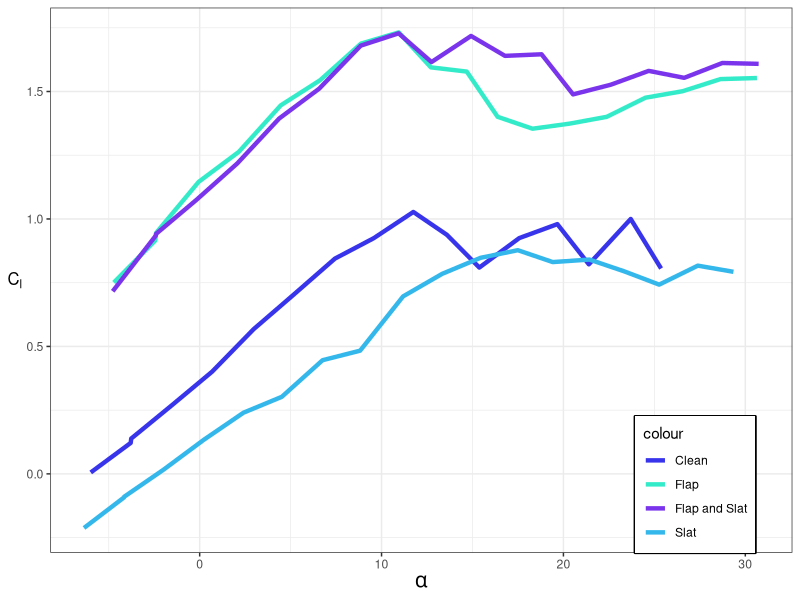
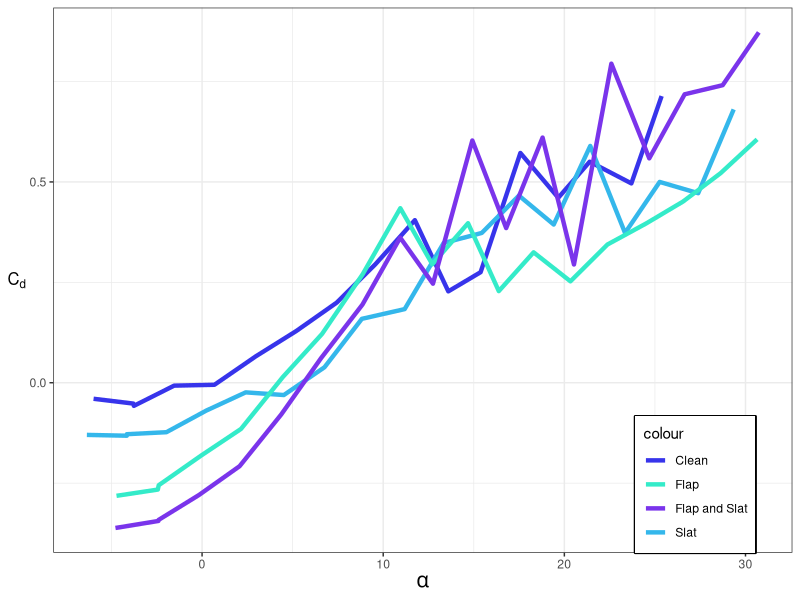
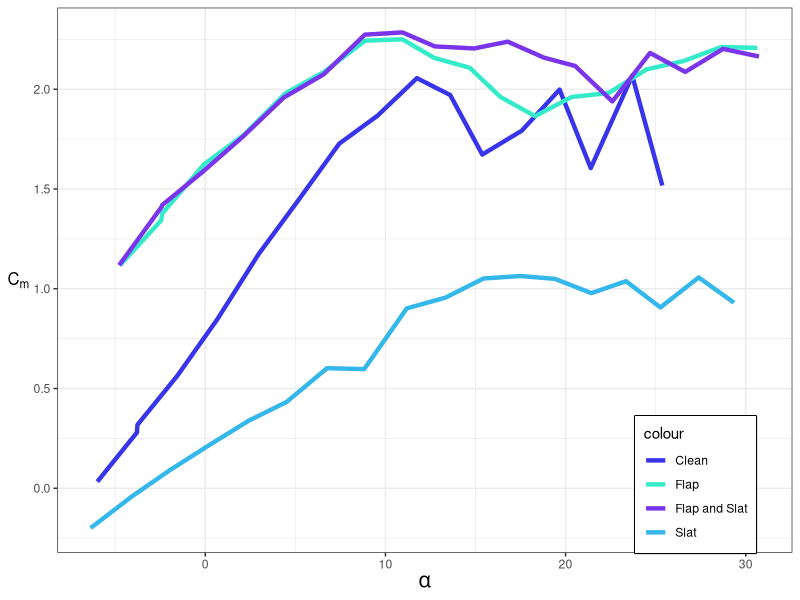

Here is the R script that generated these plots, in order:
# Script created by Sam Hince
# 11/17/2020

library(dplyr)
library(ggplot2)
library(MASS) # to access Animals data sets
library(scales) # to access break formatting functions
#####################################################################################################

# Plot CL, corrected CD, and Cmac, versus corrected α for the clean, slat, 45◦ flap, and flap/slat 
# configurations at 20m/son three plots.  This will result in three plots with four curves each.

#### data
# clean
aoa <- c(-3.764332335657,
		 0.681449095892934,
		 5.19861308786867,
		 9.571996838677,
		 13.5940734639307,
		 17.5725421998526,
		 21.3975338700745,
		 25.3696310846692,
		 23.6999544461587,
		 19.6655591970174,
		 15.3760099037848,
		 11.7466386277082,
		 7.43567485483473,
		 2.9648601683855,
		 -1.54363380360614,
		 -5.99042502509349,
		 -3.79346238680975)

Cl <- c(0.138628037848826,
		0.400852409348784,
		0.705066522275686,
		0.924704022751176,
		0.937690272900384,
		0.925024823442733,
		0.822078747102659,
		0.805665343923052,
		0.999973203622796,
		0.979740704127907,
		0.809417590461624,
		1.02743448688716,
		0.844514620491015,
		0.567564804932649,
		0.268450703761097,
		0.005632338180301,
		0.121492713641323)

Cd <- c(-0.057521010219734,
		-0.005085571128534,
		0.128801733543812,
		0.295286916316708,
		0.227557747071651,
		0.572093690538583,
		0.550362521005818,
		0.713852301364139,
		0.496393535097141,
		0.4606219607891,
		0.275263658355144,
		0.404819081677315,
		0.199657357709264,
		0.065775793268841,
		-0.007198787851739,
		-0.039892097214393,
		-0.051893445388945)

Cm <- c(0.318114923064384,
		0.848856748466581,
		1.44773850101221,
		1.86825578174875,
		1.97103867196707,
		1.79272125604396,
		1.60479641334903,
		1.51754233200073,
		2.06793663104964,
		1.99845162067926,
		1.67273520995365,
		2.05560652012751,
		1.7272844642938,
		1.17412773519455,
		0.564811399573812,
		0.033205465741358,
		0.279569858997767)

clean <- data.frame(aoa, Cl, Cd, Cm)

# slat
aoa <- c(-4.15653027620116,
		 0.227624069165002,
		 4.51393618147022,
		 8.8218026340531,
		 13.3342031177816,
		 17.4917585639422,
		 21.4292209289379,
		 25.2621135029845,
		 29.3475816172249,
		 27.3886849757582,
		 23.3502985321255,
		 19.4124911364498,
		 15.4408648706553,
		 11.1837117580716,
		 6.75829098320419,
		 2.40822152977891,
		 -1.97034318096042,
		 -6.36053157317907,
		 -4.15250723558062)

Cl <- c(-0.092076633059504,
		0.133896511273531,
		0.302315400864837,
		0.483413314148882,
		0.784825363400919,
		0.877505037613072,
		0.840718193492892,
		0.742419707637934,
		0.792695068955815,
		0.816873515151906,
		0.794293254191462,
		0.830877139088094,
		0.847567570973684,
		0.696301034159789,
		0.446053519531878,
		0.240130311634655,
		0.017445187670344,
		-0.21207739598769,
		-0.089710138576833)

Cd <- c(-0.13187326331978,
		-0.069381398459438,
		-0.030596840992912,
		0.159152209018936,
		0.347900534672944,
		0.465934111060197,
		0.589573300347357,
		0.500016123544846,
		0.680597227951872,
		0.47196769858605,
		0.372952154346761,
		0.393979556954204,
		0.373023566791823,
		0.183348145145419,
		0.03859789853761,
		-0.023944680339046,
		-0.12313778767314,
		-0.12985780995894,
		-0.128091671295066)

Cm <- c(-0.046893855238801,
		0.216830580819281,
		0.43268347886209,
		0.59722569613552,
		0.95555391408457,
		1.06384782452082,
		0.978021890296141,
		0.906401585019699,
		0.929973042312658,
		1.05670017965936,
		1.03788517765293,
		1.04941507749727,
		1.05146661510981,
		0.901618243102533,
		0.601829564146293,
		0.338598532306693,
		0.090498576481465,
		-0.198990643594208,
		-0.045906475703096)

slat <- data.frame(aoa, Cl, Cd, Cm)

# flap 45
aoa <- c(-2.44393006511182,
		 2.14715518056511,
		 6.62577219187749,
		 10.9441647931601,
		 14.6828210727218,
		 18.3018262710352,
		 22.381130700811,
		 26.5519407439624,
		 30.6398196296368,
		 28.6327195210572,
		 24.5086485024714,
		 20.335692370876,
		 16.3811547027373,
		 12.7109477772822,
		 8.86958275327842,
		 4.45771858014289,
		 -0.052034600923551,
		 -4.72400221014736,
		 -2.3927303219227)

Cl <- c(0.915335255816574,
		1.26303245915595,
		1.544571877575,
		1.73186164303533,
		1.57813004277751,
		1.3540154535501,
		1.4006651181241,
		1.50114161409554,
		1.55283507625696,
		1.54865854179837,
		1.47567558968907,
		1.37393668875062,
		1.40067923690431,
		1.59467516310719,
		1.68798985486966,
		1.44571681184876,
		1.14586199945673,
		0.750586935207437,
		0.945452751810179)

Cd <- c(-0.265986322841976,
		-0.115042887152253,
		0.121690207261164,
		0.434582325284776,
		0.397223705216084,
		0.324750798224004,
		0.344255713960308,
		0.451177810332032,
		0.606008014363956,
		0.522096871905287,
		0.396424801302208,
		0.252555888131507,
		0.228191113006797,
		0.294975606999477,
		0.27047374561815,
		0.014202257321932,
		-0.181284993617867,
		-0.281522520399049,
		-0.255142482885909)

Cm <- c(1.34308853200126,
		1.77184114936121,
		2.08890381655713,
		2.25006225642126,
		2.10741711853182,
		1.86514136304558,
		1.98102002699638,
		2.1414433276605,
		2.20725422808838,
		2.211926718187,
		2.10002286255995,
		1.96130654896719,
		1.96160403920642,
		2.15715183287928,
		2.24353394871608,
		1.98001851268741,
		1.62522411537024,
		1.11877199909476,
		1.37703831716759)

flap <- data.frame(aoa, Cl, Cd, Cm)

#slat and flap
aoa <- c(-2.41051774874469,
		 2.07075744257306,
		 6.56856650095481,
		 10.9378759885876,
		 14.9203103004736,
		 18.7981341340449,
		 22.5948832497899,
		 26.6411150780389,
		 30.7344008206709,
		 28.7401363257107,
		 24.6874950111032,
		 20.5307565948183,
		 16.7875634947835,
		 12.7464150711611,
		 8.85583458992956,
		 4.36986536387378,
		 -0.171960582270663,
		 -4.78223564457707,
		 -2.3995973526321)

Cl <- c(0.93498955956195,
		1.21809261327827,
		1.51092147114989,
		1.72816234622799,
		1.71782958851388,
		1.64596125532053,
		1.52640191164112,
		1.55359710472877,
		1.60847107098288,
		1.6118448974769,
		1.58087941829603,
		1.48868034989314,
		1.6397432322256,
		1.61553827715361,
		1.67990269995857,
		1.39403844933752,
		1.07531730454667,
		0.716331973778193,
		0.941413321981119)

Cd <- c(-0.344125408010827,
		-0.207767647646963,
		0.061289281972896,
		0.361313271002801,
		0.603176036055367,
		0.61047793038835,
		0.794466921189104,
		0.718270007289836,
		0.872377442245428,
		0.740925591097372,
		0.558753108498088,
		0.29448734783472,
		0.385158389708245,
		0.246642504355259,
		0.194776016074831,
		-0.078951565009627,
		-0.279501328540585,
		-0.361564686394275,
		-0.341492229568796)

Cm <- c(1.41181070762658,
		1.76121077515699,
		2.07444257714221,
		2.28501333289695,
		2.2044562486102,
		2.15846349041306,
		1.93905120810072,
		2.08691530087804,
		2.16402545895829,
		2.20242460042808,
		2.18184941624468,
		2.11667449856012,
		2.23857239758997,
		2.21460642626697,
		2.27362759123975,
		1.95917017704773,
		1.58395923220114,
		1.1177904337362,
		1.41887846244122)

flapandslat <- data.frame(aoa, Cl, Cd, Cm)

#### Cl plot
coloursMap <- c("Clean" = "#3734eb", "Slat" = "#34b7eb", "Flap" = "#34ebc9", "Flap and Slat" = "#7a34eb")

pl1 <- ggplot() +
	geom_line(data = clean, aes(x = aoa, y = Cl, colour = "Clean"), size=1.5) + 
	geom_line(data = slat, aes(x = aoa, y = Cl, colour = "Slat"), size=1.5) + 
	geom_line(data = flap, aes(x = aoa, y = Cl, colour = "Flap"), size=1.5) +
	geom_line(data = flapandslat, aes(x = aoa, y = Cl, colour = "Flap and Slat"), size=1.5) +
	xlab(expression(alpha)) +
	ylab(expression(C[l])) +
	scale_colour_manual(values = coloursMap) + 
	theme_bw() +
	theme(axis.title.y = element_text(angle = 0, vjust = 0.5, size = 12),
		  axis.title.x = element_text(size = 15),
		  legend.position = c(.95, .25),
		  legend.justification = c("right", "top"),
		  legend.box.just = "right",
		  legend.margin = margin(6, 6, 6, 6),
		  legend.box.background = element_rect(color="black", size=1))
print(pl1)

#### Cd plot
coloursMap <- c("Clean" = "#3734eb", "Slat" = "#34b7eb", "Flap" = "#34ebc9", "Flap and Slat" = "#7a34eb")

pl2 <- ggplot() +
	geom_line(data = clean, aes(x = aoa, y = Cd, colour = "Clean"), size=1.5) + 
	geom_line(data = slat, aes(x = aoa, y = Cd, colour = "Slat"), size=1.5) + 
	geom_line(data = flap, aes(x = aoa, y = Cd, colour = "Flap"), size=1.5) +
	geom_line(data = flapandslat, aes(x = aoa, y = Cd, colour = "Flap and Slat"), size=1.5) +
	xlab(expression(alpha)) +
	ylab(expression(C[d])) +
	scale_colour_manual(values = coloursMap) + 
	theme_bw() +
	theme(axis.title.y = element_text(angle = 0, vjust = 0.5, size = 12),
		  axis.title.x = element_text(size = 15),
		  legend.position = c(.95, .25),
		  legend.justification = c("right", "top"),
		  legend.box.just = "right",
		  legend.margin = margin(6, 6, 6, 6),
		  legend.box.background = element_rect(color="black", size=1))
print(pl2)

#### Cm
coloursMap <- c("Clean" = "#3734eb", "Slat" = "#34b7eb", "Flap" = "#34ebc9", "Flap and Slat" = "#7a34eb")

pl3 <- ggplot() +
	geom_line(data = clean, aes(x = aoa, y = Cm, colour = "Clean"), size=1.5) + 
	geom_line(data = slat, aes(x = aoa, y = Cm, colour = "Slat"), size=1.5) + 
	geom_line(data = flap, aes(x = aoa, y = Cm, colour = "Flap"), size=1.5) +
	geom_line(data = flapandslat, aes(x = aoa, y = Cm, colour = "Flap and Slat"), size=1.5) +
	xlab(expression(alpha)) +
	ylab(expression(C[m])) +
	scale_colour_manual(values = coloursMap) + 
	theme_bw() +
	theme(axis.title.y = element_text(angle = 0, vjust = 0.5, size = 12),
		  axis.title.x = element_text(size = 15),
		  legend.position = c(.95, .25),
		  legend.justification = c("right", "top"),
		  legend.box.just = "right",
		  legend.margin = margin(6, 6, 6, 6),
		  legend.box.background = element_rect(color="black", size=1))
print(pl3)

